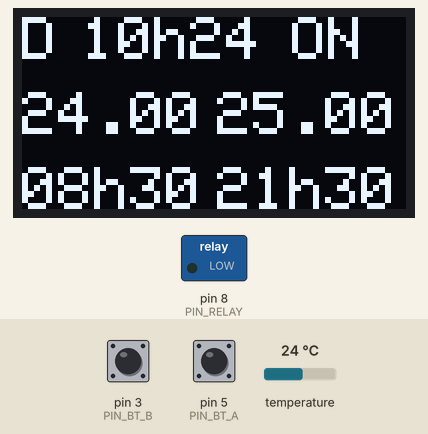
Simulated run of this sketch. Board: Arduino Uno, built with avr-gcc and run on an emulated ATmega328P. Parts: 128×64 one-colour display, switched loads named in the sketch (green lamp = pin HIGH). The test bench sets the inputs (shaded band); at power-on: temperature 24 °C, pin 3 (PIN_BT_B) HIGH, pin 5 (PIN_BT_A) HIGH. The display library's start-up logo is not drawn; the local clock reads 2024-03-15 10:24:30 at power-on unless the sketch sets it; what the sketch prints to the serial monitor is not drawn.

Above: at 2.4 s.
2.5 s: temperature set to 12 °C
At 3.4 s:
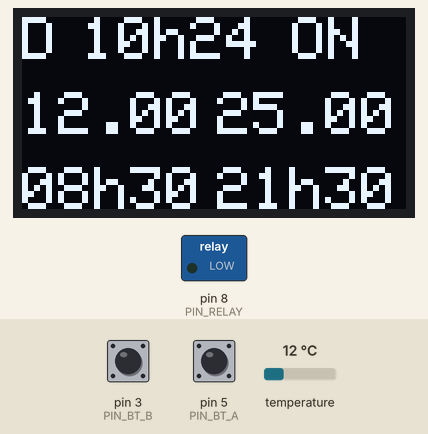
4.4 s: temperature set to 19 °C
At 6.1 s:
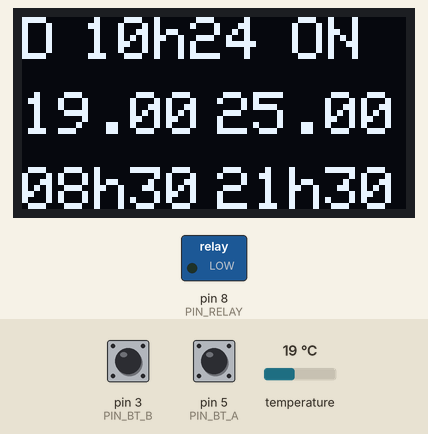
6.5 s: temperature set to 28 °C
At 7.5 s:
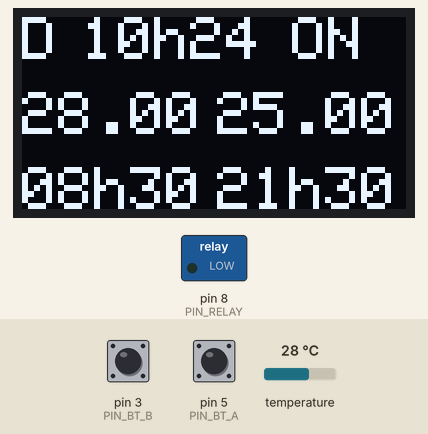
Timing chart, 0 to 9.5 s (numbered marks = the images above; inputs shaded):
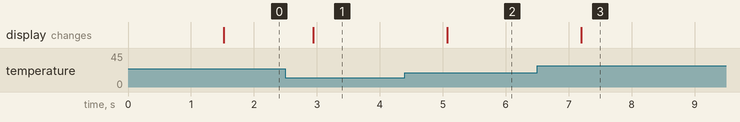

Measured:
- after the input at 2.5 s, the display: changes after 0.44 s (image 1)
- after the input at 4.4 s, the display: changes after 0.67 s (image 2)
- after the input at 6.5 s, the display: changes after 0.70 s (image 3)

The sketch:

thermostat_oled_day_night.ino
```cpp
// Date and time functions using a DS3231 RTC connected via I2C and Wire lib
// check other TimeRTC.pde
#include <Wire.h>
#include "RTClib.h"
#include <Button.h>

// sensor temperature
#include <OneWire.h>
#include <DallasTemperature.h>

// Oled
#include <SPI.h>
#include <Adafruit_GFX.h>
#include <Adafruit_SSD1306.h>

RTC_DS1307 rtc;

#define OLED_RESET 4
#define NUMFLAKES 10
#define XPOS 0
#define YPOS 1
#define DELTAY 2

Adafruit_SSD1306 display(OLED_RESET);

#define LOGO16_GLCD_HEIGHT 16
#define LOGO16_GLCD_WIDTH  16
static const unsigned char PROGMEM logo16_glcd_bmp[] =
{
  B00000000, B11000000,
  B00000001, B11000000,
  B00000001, B11000000,
  B00000011, B11100000,
  B11110011, B11100000,
  B11111110, B11111000,
  B01111110, B11111111,
  B00110011, B10011111,
  B00011111, B11111100,
  B00001101, B01110000,
  B00011011, B10100000,
  B00111111, B11100000,
  B00111111, B11110000,
  B01111100, B11110000,
  B01110000, B01110000,
  B00000000, B00110000 };

#if (SSD1306_LCDHEIGHT != 64)
#error("Height incorrect, please fix Adafruit_SSD1306.h!");
#endif

// PIN
#define PIN_THERM 10
#define PIN_RELAY 8
#define PIN_POT 2    // Analog A2, value between 0 - 1023
#define PIN_BT_A 5
#define PIN_BT_B 3

OneWire oneWire(PIN_THERM);
DallasTemperature sensors(&oneWire);
DeviceAddress tempDeviceAddress;

// VARIABLES //

int output_relay;   // 0: power on | 1: shutdown
int temp_res = 10, blink_i = 0;

// sonde therm
unsigned long lastTempRequest = millis(), delayInMillis = 2000 / (1 << (12 - temp_res));

// temp
float temp = 0, temp_max = 0, temp_day = 25, temp_night = 18;

// time
DateTime now;
DateTime dt_start_day (now.year(), now.month(), now.day(), 8, 30, now.second());  // 8h30
DateTime dt_end_day (now.year(), now.month(), now.day(), 21, 30, now.second());  // 21h30
DateTime t_start = 'null', t_end = 'null';


// buttons
#define LONG_PRESS 1000
enum {
  WAIT, CHANGE_TIME, T1, T2, SET_TEMPERATURE};
Button bt_a(PIN_BT_A, true, false, 20);
Button bt_b(PIN_BT_B, true, false, 20);
uint8_t STATE;

boolean is_day = 'null', switch_temp_display = false;
boolean debug = true;

void setup() {

  Serial.begin(9600);

  if (! rtc.begin()) {
    Serial.println("Couldn't find RTC");
    while (1);
  }

  if (! rtc.isrunning()) {
    Serial.println("RTC lost power, lets set the time!");
    // following line sets the RTC to the date & time this sketch was compiled
    rtc.adjust(DateTime(F(__DATE__), F(__TIME__)));
  }

  display.begin(SSD1306_SWITCHCAPVCC, 0x3C);  // initialize with the I2C addr 0x3D (for the 128x64)

  //Adafruit splashscreen
  display.display();
  delay(1000);
  display.clearDisplay();

  sensors.begin();
  sensors.getAddress(tempDeviceAddress, 0);
  sensors.setResolution(tempDeviceAddress, temp_res);

  sensors.setWaitForConversion(true);
  temp = sensors.getTempCByIndex(0);
  sensors.requestTemperatures();

  pinMode(PIN_RELAY, OUTPUT);
  sensors.setAlarmHandler(&switch_relay);
}


void loop() {

  now = rtc.now();
  is_day = check_time();
  Serial.println( delayInMillis );
  get_temp();
  buttons();

  switch_temp_display ? get_display_temperature() : get_display_default();

  sensors.setLowAlarmTemp(tempDeviceAddress, temp_max);
  sensors.processAlarms();

}   // end loop


// detect if night or day
boolean check_time() {

  if ( now.hour() > dt_end_day.hour() || now.hour() < dt_start_day.hour() )     // 22 > 21 && 7 < 8 -> night
    is_day = false;

  else {

    if ( now.hour() < dt_end_day.hour() && now.hour() > dt_start_day.hour() )   // 20 < 21 && 7 > 8 -> day
      is_day = true;

    else {

      if ( now.hour() == dt_end_day.hour() ) {         // 21h = 21h
        if ( now.minute() >= dt_end_day.minute()  )    // 45m >= 30m
          is_day = false;
        else
          is_day = true;
      }

      else if ( now.hour() == dt_start_day.hour() ) {  // 8h = 8h
        if ( now.minute() >= dt_end_day.minute()  )    // 45m >= 30m
          is_day = true;
        else
          is_day = false;
      }
    }
  }

  return is_day;
}


// - BUTTONS_FUCT -
void buttons() {

  bt_a.read();   bt_b.read();
  switch_temp_display = false;

switch (STATE) {

  case WAIT:
    // Serial.println("WAIT");
    blink_i = 0;
    if ( bt_a.wasPressed() && bt_b.isReleased() )
      STATE = SET_TEMPERATURE;

    else if ( bt_a.isReleased() && bt_b.wasReleased() )
      STATE = CHANGE_TIME;
    break;

  case CHANGE_TIME:
    // Serial.println("change_time");
    blink_i += 1;

    if ( bt_a.isPressed() && bt_b.isReleased() )
      ( is_day ) ? STATE = T2 : STATE = T1;

    else if ( bt_b.isPressed() && bt_a.isReleased() )
      ( is_day ) ? STATE = T1 : STATE = T2;

    if_inactive_go_to_wait_state();
    break;

  case T1:
    // Serial.println( "T1" );
    blink_i += 1;
    bt_add_time( &dt_start_day );
    break;

  case T2:
    // Serial.println( "T2" );
    blink_i += 1;
    bt_add_time( &dt_end_day );
    break;

  case SET_TEMPERATURE:
    // Serial.println( "SET TEMPERATURE" );
    switch_temp_display = true;

    // set temp max day
    if ( bt_a.pressedFor(LONG_PRESS) && bt_b.isReleased() )
      temp_day = set_temp();

    // set temp max night
    if ( bt_b.isPressed() && bt_a.isReleased() )
      temp_night = set_temp();

    if_inactive_go_to_wait_state();
    break;
  }
} // end fct

void bt_add_time(DateTime *dt) {

  if_inactive_go_to_wait_state();

  if ( bt_a.wasReleased() && bt_b.wasReleased() )
    STATE = WAIT;
  else {

    if ( bt_a.pressedFor(LONG_PRESS) ) { // || bt_a.isPressed() ) {
      *dt = *dt + TimeSpan(0, 0, 30, 0);
      delay(LONG_PRESS/2);
    }

    if ( bt_b.pressedFor(LONG_PRESS) ) { // || bt_b.isPressed() ) {
      *dt = *dt - TimeSpan(0, 0, 30, 0);
      delay(LONG_PRESS/2);
    }
  }

}

// if inative during x sec go to wait status
void if_inactive_go_to_wait_state() {

  if ( bt_a.releasedFor(LONG_PRESS*5) && bt_b.releasedFor(LONG_PRESS*5) || bt_a.isPressed() && bt_b.isPressed() )
    STATE = WAIT;
}

// - TIME_FUCT -
//DateTime add_time(DateTime *dt, TimeSpan time) {
//  *dt = *dt + time;
//  return *dt;
//}

void get_time(const DateTime dt, boolean full) {

  Serial.println();
  Serial.print(dt.hour(), DEC);
  Serial.print('h');
  Serial.print(dt.minute(), DEC);

  if ( full ) {
    Serial.print(' ');
    Serial.print(dt.day(), DEC);
    Serial.print('/');
    Serial.print(dt.month(), DEC);
    Serial.print('/');
    Serial.print(dt.year(), DEC);
  }
  Serial.println();

} //end fct


// - TEMP_FUCT -
void get_temp() {

  if (millis() - lastTempRequest >= delayInMillis) { // waited long enough??
    temp = sensors.getTempCByIndex(0);

    sensors.requestTemperatures();
    lastTempRequest = millis();
  }
}

float set_temp(void) {

  float pot_val = 16.0 + (analogRead(PIN_POT) / 51.2) ;
  return pot_val;
}

void switch_relay(const uint8_t* deviceAddress) {

  char temp_c = (char) temp;

  ( temp_c < sensors.getLowAlarmTemp(deviceAddress) ) ? output_relay = 0 : output_relay = 1;
  digitalWrite( PIN_RELAY, output_relay );
}

// - OLED_FUCT -
void get_display_default() {

  display.setCursor(0,0);
  display.setTextSize(2);
  display.setTextColor(WHITE);

  // select time range in therms of day or night mode
  if ( is_day ) {
    display.print('D');
    temp_max = temp_day;
    t_start = dt_start_day;
    t_end = dt_end_day;
  }
  else {
    display.print('N');
    temp_max = temp_night;
    t_start = dt_end_day;
    t_end = dt_start_day;
  }

  // time
  display.setCursor(20,0);
  display_time( now );

  // ON
  display.setCursor(90,0);
  ( output_relay == 0 ) ? display.print("ON") : display.print("OFF");

  // current temp
  display.setCursor(0,25);
  display.print( temp );

  // temp_max
  display.setCursor(65,25);
  display.print(temp_max);

  // time range
  blink();

  display.display();
  display.clearDisplay();

}  // end fct


void blink() {

 if ( blink_i % 2 == 1) {
    delay(250);
    blink_i =+ 1;
  }

  else {
    switch (STATE) {

    case CHANGE_TIME:
      display_time_range();
      break;
    case T2:
      ( ! is_day ) ? display_t_start() : display_t_end();
      break;

    case T1:
      ( ! is_day ) ? display_t_end() : display_t_start();
      break;

    default:
      display_time_range();
      display_t_start();
      display_t_end();
      break;
    }
  }
}

void display_time_range() {
  display_t_start();
  display_t_end();
}

void display_t_start() {
  display.setCursor(0,50);
  display_time( t_start );
}

void display_t_end() {
  display.setCursor(65,50);
  display_time( t_end );
}

void get_display_temperature () {

  display.setCursor(0,0);
  display.setTextSize(2);
  display.setTextColor(WHITE);

  display.println("SET TEMP");

  display.setCursor(0,25);
  display.println("D");

  display.setCursor(25,25);
  display.println(temp_day);

  display.setCursor(0,50);
  display.println("N");

  display.setCursor(25,50);
  display.println(temp_night);

  display.display();
  display.clearDisplay();
}


void display_time(const DateTime dt) {

  display_digit( dt.hour() );
  display.print('h');
  display_digit( dt.minute() );

} //end oled fct

void display_digit(int digits) {
  if(digits < 10)
    display.print('0');
  display.print(digits);
}
```
